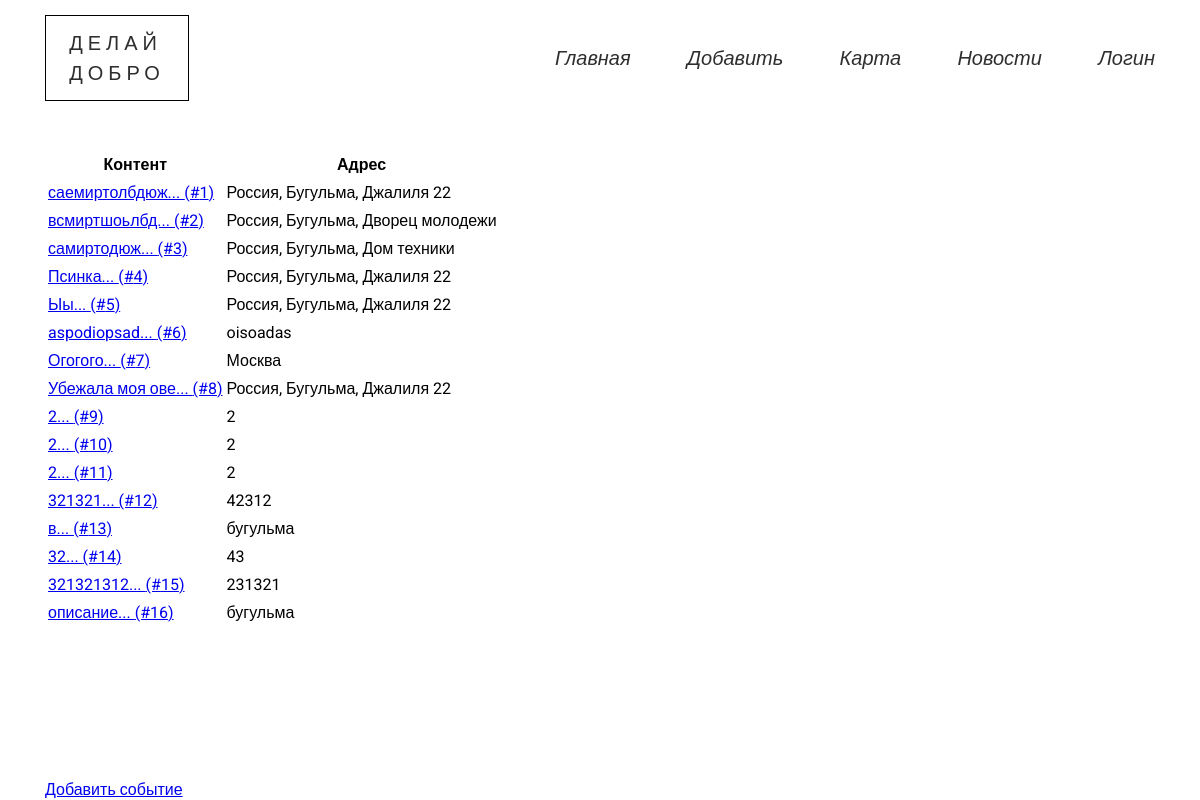
/events/, run on an earlier commit of the app's database.
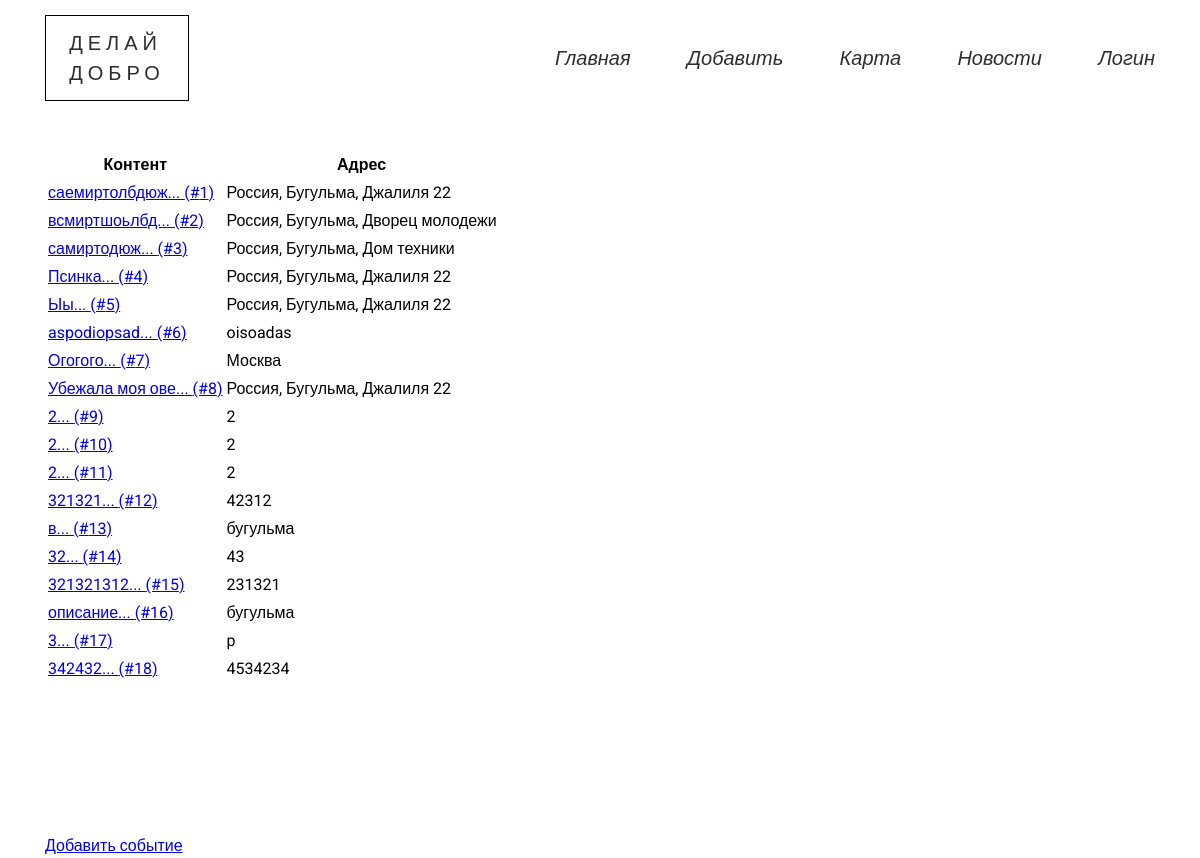
And on a later commit of the database.
### data/model_events.py (models this page shows)
class Event(SqlAlchemyBase, SerializerMixin):
    __tablename__ = 'events'
    id = sqlalchemy.Column(sqlalchemy.Integer,
                           primary_key=True, autoincrement=True)
    address = sqlalchemy.Column(sqlalchemy.String)
    content = sqlalchemy.Column(sqlalchemy.String)
    user_id = sqlalchemy.Column(sqlalchemy.Integer,
                                sqlalchemy.ForeignKey("users.id"))
    photo = sqlalchemy.orm.relation("File", uselist=False)
    map_photo = sqlalchemy.Column(sqlalchemy.String)
    additions = list()

### blueprints/events.py (the view)
@blueprint.route('/events/', methods=['GET', 'POST'])
def events():
    session = db_session.create_session()
    events = session.query(Event).all()
    return render_template('events.html', events=events)

### data/db_session.py (called while the page is built)
def create_session() -> Session:
    global __factory
    return __factory()

### templates/events.html
{% extends "base.html" %}
{% block content %}
<div class="container">
    <table class="average-table">
        <thead>
            <th>Контент</th>
            <th>Адрес</th>
        </thead>
        <tbody>
            {% for event in events %}
                <tr>
                    <td><a href="/event/{{ event.id }}">{{ event.content[:15] + "..." }} (#{{ event.id }})</a></td>
                    <td>{{ event.address }}</td>
                </tr>
            {% endfor %}
        </tbody>
    </table>
    <a href="/add_event" class="add_event" >Добавить событие</a>
</div>
{% endblock %}

### templates/base.html (shortened to what this page needs)
<!DOCTYPE html>
<html lang="en">
<head>
    <link rel="stylesheet" href="/static/css/bootstrap-grid.min.css">
    <link rel="stylesheet" href="/static/css/style.min.css">
</head>
<body>
    <header class="menu">
        <div class="container">
        <div class="menu__wrapper">
            <div class="menu_logo">ДЕЛАЙ <br> ДОБРО</div>
            <ul class="menu_ul" id='menu'>
                <li class="menu_li"><a href="/">Главная</a></li>
                <li class="menu_li"><a href="/add_event">Добавить</a></li>
                <li class="menu_li"><a href="/events">Карта</a></li>
                <li class="menu_li"><a href="/">Новости</a></li>
                {% if current_user.is_authenticated %}
                        <li class="menu_li"><a href="/user/{{ current_user.id }}">Личный кабинет</a></li>
                {% else %}
                        <li class="menu_li go"><a href='/login' style="cursor:pointer;">Логин</a> </li>
                {% endif %}
            </ul>
        </div>
    </header>
    <main>
        <div>
            {% block content %}
            {% endblock %}
        </div>
    </main>
</body>
</html>

What changed in the data, as far as the page shows it:
added Event: content "3...", id "17", address "p"
added Event: content "342432...", id "18", address "4534234"
